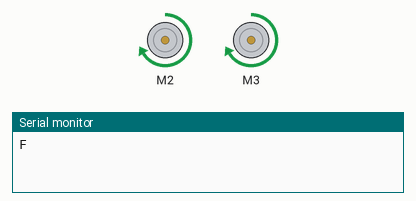
The sketch below on a simulated Arduino Uno, built with avr-gcc and run on an emulated ATmega328P. On the bench: 2 × DC motor (green arrow = forward, orange = backward, longer = faster), the last lines printed to the serial monitor.

Above: at 0.5 s.
At 1.5 s:
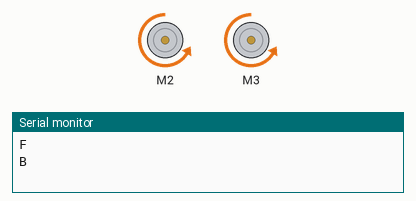
At 5.5 s:
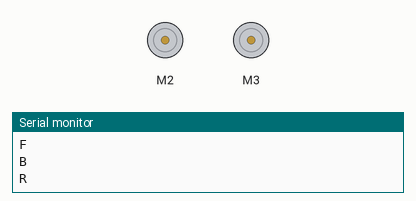
Timing chart, 0 to 6.9 s (numbered marks = the images above):
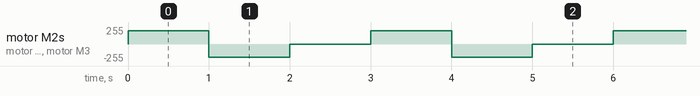

The sketch:

DCmotor.ino
```cpp
#include <AFMotor.h>
AF_DCMotor motor1(2);
AF_DCMotor motor2(3);


void setup() {

  Serial.begin(9600);
  motor1.setSpeed(200);
  motor1.run(RELEASE);
  motor2.setSpeed(200);
  motor2.run(RELEASE);

}

void loop() {


  motor1.run(FORWARD);
  motor2.run(FORWARD);
  Serial.println("F");
  delay(1000);
  motor1.run(BACKWARD);
  motor2.run(BACKWARD);
  Serial.println("B");
  delay(1000);
  motor1.run(RELEASE);
  motor2.run(RELEASE);
  Serial.println("R");
  delay(1000);

}
```

Measured:
- by itself, motor M2, motor M3: repeats every 3.0 s: backward 200/255 1.0 s, stopped 1.0 s, forward 200/255 1.0 s
